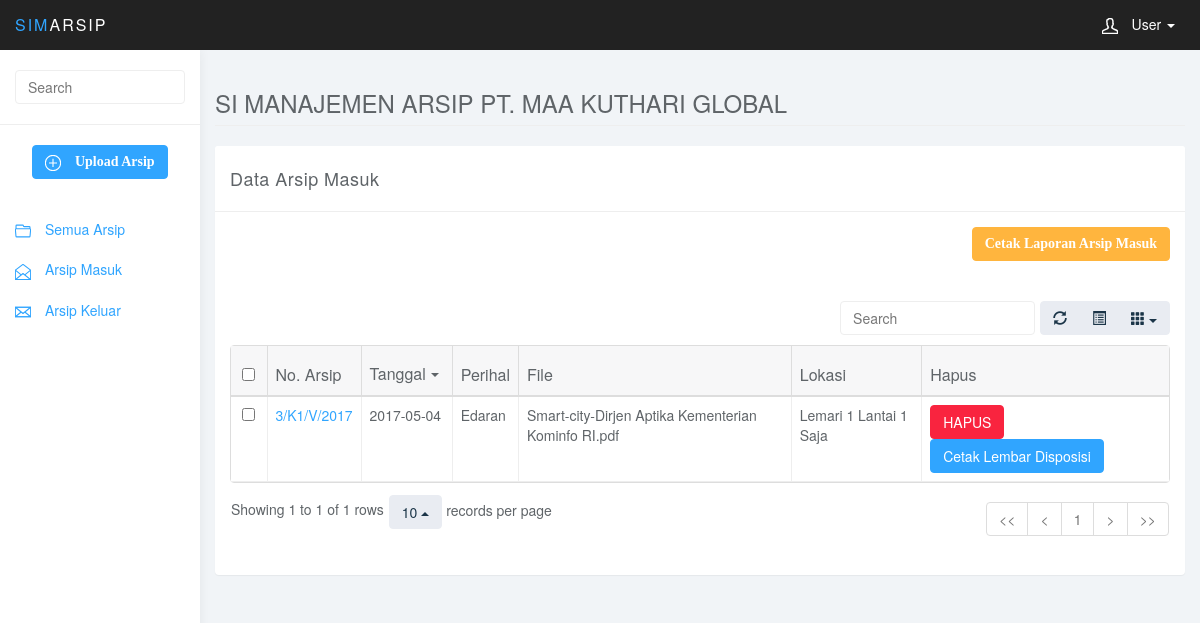
/sekretariat/media.php?p=arsipmasuk (signed in), run on the app's committed database.
### tables this page shows
CREATE TABLE `tbl_arsip` (
  `no_arsip` varchar(15) NOT NULL,
  `tgl_arsip` date DEFAULT NULL,
  `perihal` varchar(30) DEFAULT NULL,
  `lampiran` varchar(10) DEFAULT NULL,
  `kd_jenis` varchar(15) NOT NULL,
  `nip` varchar(30) NOT NULL,
  `kd_lokasiarsip` varchar(15) NOT NULL,
  `nm_file` varchar(100) DEFAULT NULL,
  `a_masuk` enum('Arsip Masuk','Arsip Keluar') DEFAULT NULL
);

### sekretariat/modul/arsip/arsipmasuk.php (the view, shortened to what this page needs)
<?php
 if (empty($_SESSION['username']) AND empty($_SESSION['passuser'])){
  echo "<link href='style.css' rel='stylesheet' type='text/css'>
 <center>Untuk mengakses modul, Anda harus login <br>";
  echo "<a href=../../index.php><b>LOGIN</b></a></center>";
}
else{
$aksi="modul/arsip/aksi_arsip.php";
switch($_GET[aksi]){
default:
echo "<div class='row'>
			<div class='col-lg-12'>
				<div class='panel panel-default'>
					<div class='panel-heading'>Data Arsip Masuk</div>
					<div class='panel-body'><a class='btn btn-warning' href='modul/laporan/laparsipmasuk.php' style='float:right;color:#ffffff;font-weight:bold;font-family:verdana;'> Cetak Laporan Arsip Masuk</a></div>
					<div class='panel-body'>
						<table data-toggle='table' data-show-refresh='true' data-show-toggle='true' data-show-columns='true' data-search='true' data-select-item-name='toolbar1' data-pagination='true' data-sort-name='tgl_arsip' data-sort-order='desc'>
						    <thead>
						    <tr>
						        <th data-field='state' data-checkbox='true' >No. Arsip</th>
						        <th data-field='no_arsip' data-sortable='true'>No. Arsip</th>
						        <th data-field='tgl_arsip'  data-sortable='true'>Tanggal</th>
						        <th data-field='perihal' data-sortable='true'>Perihal</th>
								<th data-field='nm_file' data-sortable='true'>File</th>
								<th data-field='lokasiarsip' data-sortable='true'>Lokasi</th>
								<th data-field='hapus' data-sortable='true'>Hapus</th>
						    </tr>
						    </thead>
							<tbody>";
							$tp=mysql_query('SELECT * FROM view_arsip where a_masuk="Arsip Masuk" ORDER BY no_arsip ASC');
							while($r=mysql_fetch_array($tp)){
                             echo"<tr>
                                    <td><input type='checkbox' name='checkbox'/></td>
									<td><a href='?p=arsip&aksi=edit&id=$r[no_arsip]'>$r[no_arsip]</a></td>
                                    <td>$r[tgl_arsip]</td>
									<td>$r[perihal]</td>
                                    <td>$r[nm_file]</td>
									<td>$r[lokasiarsip]</td>
                                    <td><a class='btn btn-danger' href='$aksi?act=hapus&id=$r[no_arsip]'>HAPUS</a>&nbsp;<a class='btn btn-primary' href='?p=haldisposisi&id=$r[no_arsip]'>Cetak Lembar Disposisi</a></td>
                                </tr>";
							}
						echo "</tbody>
						</table>
					</div>
				</div>
			</div>
		</div>";
break;
			}
}
?>
</body>
</html>

### sekretariat/css/styles.css (style rules this page uses)
body { background: #f1f4f7; padding-top: 50px; color: #5f6468; }
a, a:hover, a:focus { color: #30a5ff; }
.btn-primary, .btn-primary:hover, .btn-primary:focus, .btn-primary:active, .btn-primary.active, .open > .dropdown-toggle.btn-primary, .btn-primary.disabled, .btn-primary[disabled], fieldset[disabled] .btn-primary, .btn-primary.disabled:hover, .btn-primary[disabled]:hover, fieldset[disabled] .btn-primary:hover, .btn-primary.disabled:focus, .btn-primary[disabled]:focus, fieldset[disabled] .btn-primary:focus, .btn-primary.disabled:active, .btn-primary[disabled]:active, fieldset[disabled] .btn-primary:active, .btn-primary.disabled.active, .btn-primary[disabled].active, fieldset[disabled] .btn-primary.active { background-color: #30a5ff; border-color: #30a5ff; }
.btn-warning, .btn-warning:hover, .btn-warning:focus, .btn-warning:active, .btn-warning.active, .open > .dropdown-toggle.btn-warning, .btn-warning.disabled, .btn-warning[disabled], fieldset[disabled] .btn-warning, .btn-warning.disabled:hover, .btn-warning[disabled]:hover, fieldset[disabled] .btn-warning:hover, .btn-warning.disabled:focus, .btn-warning[disabled]:focus, fieldset[disabled] .btn-warning:focus, .btn-warning.disabled:active, .btn-warning[disabled]:active, fieldset[disabled] .btn-warning:active, .btn-warning.disabled.active, .btn-warning[disabled].active, fieldset[disabled] .btn-warning.active { background-color: #ffb53e; border-color: #ffb53e; }
.btn-danger, .btn-danger:hover, .btn-danger:focus, .btn-danger:active, .btn-danger.active, .open > .dropdown-toggle.btn-danger, .btn-danger.disabled, .btn-danger[disabled], fieldset[disabled] .btn-danger, .btn-danger.disabled:hover, .btn-danger[disabled]:hover, fieldset[disabled] .btn-danger:hover, .btn-danger.disabled:focus, .btn-danger[disabled]:focus, fieldset[disabled] .btn-danger:focus, .btn-danger.disabled:active, .btn-danger[disabled]:active, fieldset[disabled] .btn-danger:active, .btn-danger.disabled.active, .btn-danger[disabled].active, fieldset[disabled] .btn-danger.active { background-color: #f9243f; border-color: #f9243f; }
.panel { border: 0; }
.panel-heading { font-size: 18px; font-weight: 300; letter-spacing: 0.025em; height: 66px; line-height: 45px; }
.panel-default .panel-heading { background: #fff; border-bottom: 1px solid #eee; color: #5f6468; }
.table { background: #fff; }

### data on the page
tbl_arsip: no_arsip "3/K1/V/2017", tgl_arsip "2017-05-04", perihal "Edaran", nm_file "Smart-city-Dirjen Aptika Kementerian Kominfo RI.pdf", r "Lemari 1 Lantai 1 Saja"
